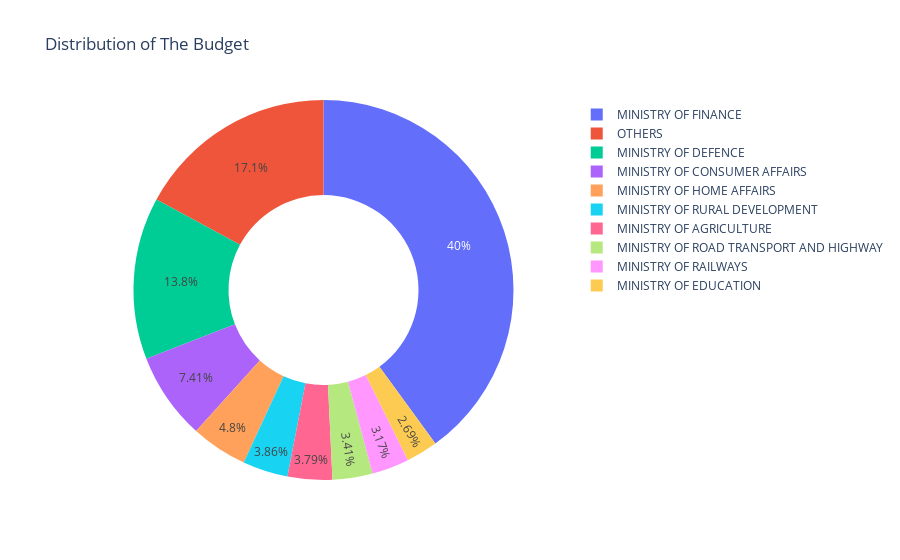

Notebook code cell kept with this figure:
### Code cell
df = data["Fund allotted(in ?crores)"]
labels = data["Department /Ministry"]
fig = go.Figure(data=[go.Pie(labels=labels, values=df, hole=0.5)])
fig.update_layout(
    title="Distribution of The Budget",
    font=dict(size=12),)
fig.add_shape(
    type='circle',
    xref='paper',
    yref='paper',
    x0=0.5,
    y0=0.5,
    x1=0.5,
    y1=0.5,
    line=dict(color='white'),
    fillcolor='white'
)

fig.show()

### Figure 1 — Plotly figure (JSON) as saved in the notebook; plotly's stock layout.template omitted (floating-point values rounded to 4 significant figures)
{"data": [{"hole": 0.5, "labels": ["MINISTRY OF AGRICULTURE", "MINISTRY OF CONSUMER AFFAIRS", "MINISTRY OF DEFENCE", "MINISTRY OF EDUCATION", "MINISTRY OF FINANCE", "MINISTRY OF HOME AFFAIRS", "MINISTRY OF RAILWAYS", "MINISTRY OF ROAD TRANSPORT AND HIGHWAY", "MINISTRY OF RURAL DEVELOPMENT", "OTHERS"], "type": "pie", "values": [131500.0, 256900.0, 478200.0, 93220.0, 1386000.0, 166500.0, 110100.0, 118101, 133700.0, 593000.0]}], "layout": {"font": {"size": 12}, "shapes": [{"fillcolor": "white", "line": {"color": "white"}, "type": "circle", "x0": 0.5, "x1": 0.5, "xref": "paper", "y0": 0.5, "y1": 0.5, "yref": "paper"}], "title": {"text": "Distribution of The Budget"}}}
